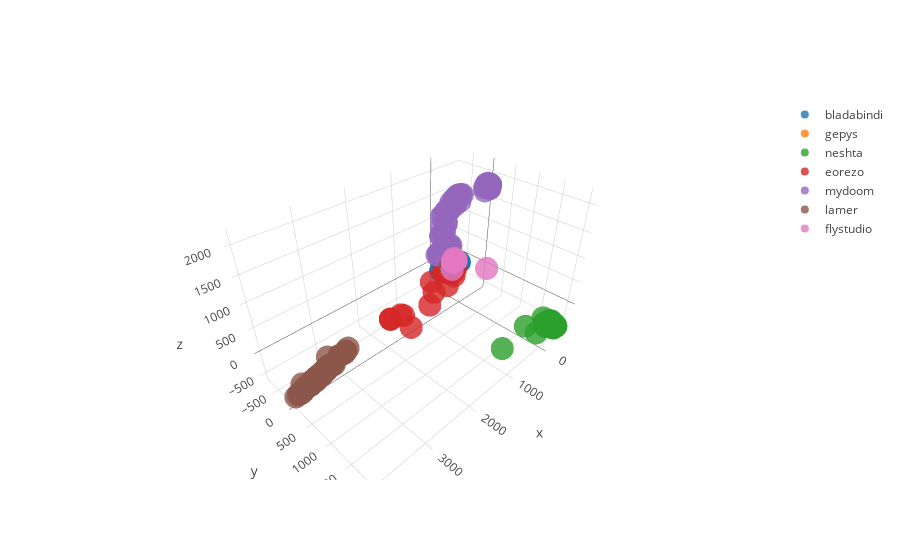

Notebook cell for this chart:
### Markdown cell above
We can repeat the same comparison process with a 3-dimensional representation of the dataset. Since in this case tSNE generated a representation quite difficult to explore visually, we will use PCA to reduce the dimensions of our vectors.

### Code cell
vis_data.plot_data('data/d_matrices/pca_3_1209.txt', families)
